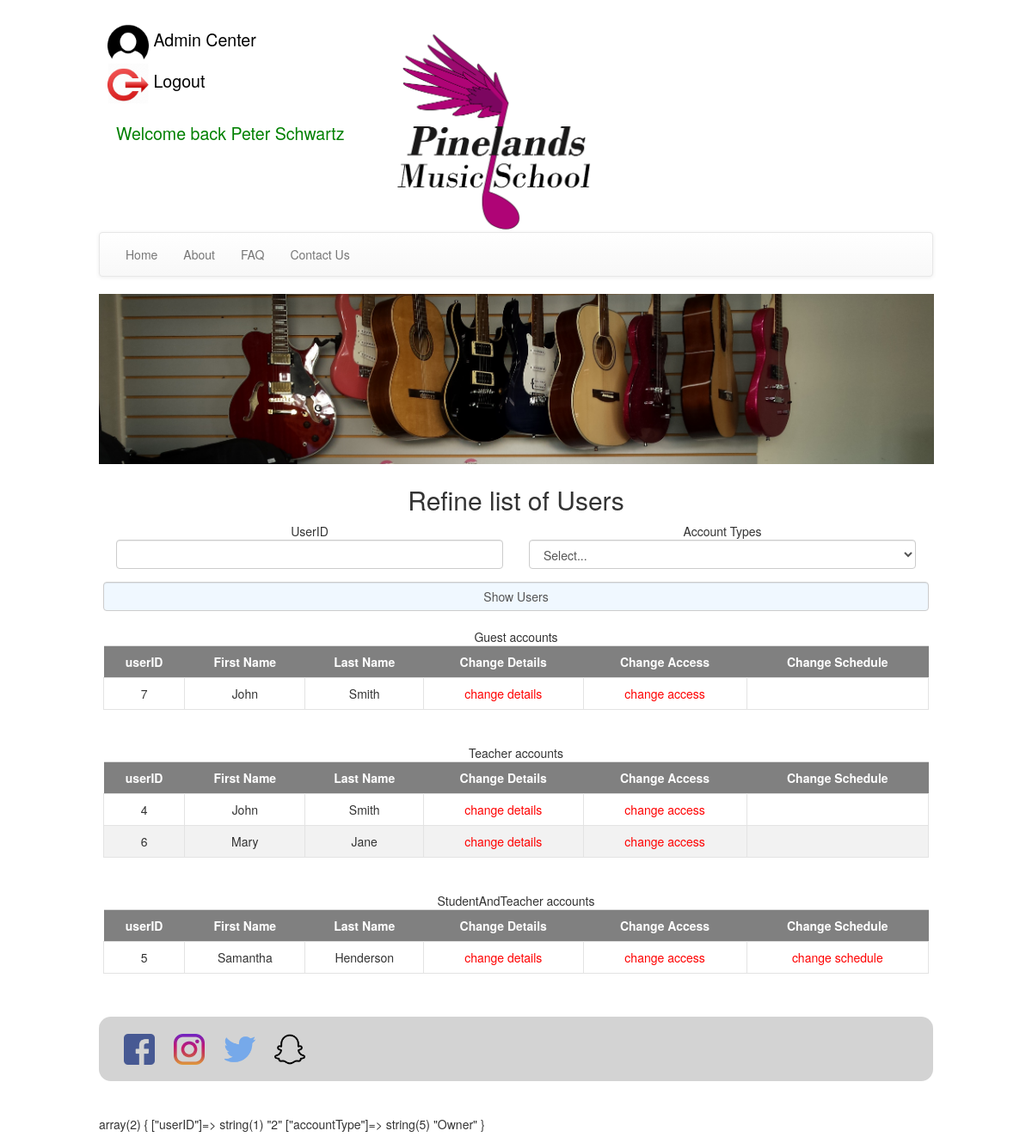
The app's page /pages/change/changeAuth.php (signed in) with its own data.
### tables this page shows
CREATE TABLE `users` (
  `UserID` int(11) NOT NULL,
  `firstName` varchar(40) NOT NULL,
  `lastName` varchar(40) NOT NULL,
  `DOB` date NOT NULL,
  `gender` enum('Male','Female') NOT NULL,
  `facebookId` varchar(80) DEFAULT NULL,
  `email` varchar(80) NOT NULL,
  `password` varchar(64) NOT NULL,
  `salt` varchar(32) NOT NULL,
  `accountType` enum('Guest','Student','Teacher','StudentAndTeacher','Admin','Owner') NOT NULL DEFAULT 'Guest',
  `comCode` varchar(64) DEFAULT NULL,
  `parentName` varchar(100) DEFAULT NULL,
  `parentEmail` varchar(100) DEFAULT NULL
);

### pages/change/changeAuth.php (the view, shortened to what this page needs)
<?php
include "../../inc/header.php";
include "../../inc/nav.php";
echo "<div class='content changeAuth'>";
include "../searchUsers/searchUsers.php";
if (isset($_POST["userID"])){
    $userID = $_POST["userID"];
} else {
    $userID = null;
}
if (isset($_POST["accountType"])){
    $accountType = $_POST["accountType"];
} else {
    $accountType = null;
}
$column = array(
  'userID' => 'userID',
  'First Name' => 'firstName',
  'Last Name' => 'lastName'
);
if ($accountType != null){
    $accountTypes = array(
         0 => $accountType
    );
} else {
    $accountTypes = array(
        0 => "Guest",
        1 => "Student",
        2 => "Teacher",
        3 => "StudentAndTeacher",
    );
}
foreach ($accountTypes as $type) {
    if ($userID != null){
         $result= mysqli_query($con,"SELECT userID, firstName, lastName FROM users WHERE userID='$userID' and accountType='$type'");
    } else {
         $result= mysqli_query($con,"SELECT userID, firstName, lastName FROM users WHERE accountType='$type'");
    }
    if (mysqli_num_rows($result) > 0) {
        echo "$type accounts <br>";
        echo "<table class='table'><tr>";
        foreach ($column as $name => $col_name) {
          echo "<th>$name</th>";
        }
        echo "<th> Change Details </th>";
        echo "<th> Change Access </th>";
        echo "<th> Change Schedule </th> </tr>";
        while($row = mysqli_fetch_array($result)) {
          echo "<tr>";
          foreach ($column as $name => $col_name) {
            echo "<td>". $row[$col_name] . "</td>";
          }
          echo '<td><a href="../admin/adminModifyAccount.php?userID='.$row['userID'].'"><span class="changeAccess"> change details </span></a></td>';
          echo '<td><a href="../change/changeAuthProcess.php?userID='.$row['userID'].'"><span class="changeAccess"> change access </span></a></td>';
          if(($type !== "Admin") && ($type !== "Owner") && ($type !== "Guest") && ($type !== "Teacher"))
          {
            echo '<td><a href="../change/changeSchedule.php?userID='.$row['userID'].'"><span class="changeAccess"> change schedule </span></a></td></tr>';
          } else {
            echo '<td></td></tr>';
          }
        }
        echo "</table><br>";
    } else if (sizeof($accountTypes) == 1){
        echo "<h3> No users found. Search Again.";
    }
}
echo "</div>";
include "../../inc/footer.php";
?>

### css/main.css (style rules this page uses)
* { box-sizing: border-box; }
body { font-size: 62.5%; margin: 0; padding: 0; }
.content { display: inline-block; vertical-align: top; padding: 5px; width: 100%; }
table th { background-color: grey; color: white; text-align: center; padding: 4px 30px 4px 8px; }
table td { border: 1px solid #e3e3e3; padding: 4px 8px; min-width: 25px; }
table tr:nth-child(odd) td { background-color: #f2f2f2 ; }
table a { display:block; text-decoration:none; color: black; }
.changeAccess { color: red; }
.changeAuth { text-align: center; }

### records on screen
users: UserID "7", firstName "John", lastName "Smith"
users: UserID "4", firstName "John", lastName "Smith"
users: UserID "6", firstName "Mary", lastName "Jane"
users: UserID "5", firstName "Samantha", lastName "Henderson"

### other values on screen
$_SESSION['success'] "Welcome back Peter Schwartz"
$type "Guest"
$name "userID"
$name "First Name"
$name "Last Name"
$type "Teacher"
$type "StudentAndTeacher"
